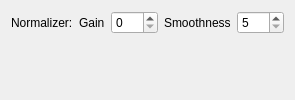
     <widget class="QWidget" name="audio">
      <property name="name" stdset="0">
       <string>Audio</string>
      </property>
      <property name="icon" stdset="0">
       <iconset resource="../rsclist.qrc">
        <normaloff>:/img/speaker-large.png</normaloff>:/img/speaker-large.png</iconset>
      </property>
      <layout class="QHBoxLayout" name="horizontalLayout_19">
       <item>
        <layout class="QFormLayout" name="formLayout_8">
         <item row="0" column="0">
          <widget class="QLabel" name="normalizerLabel">
           <property name="text">
            <string>Normalizer:</string>
           </property>
          </widget>
         </item>
         <item row="0" column="1">
          <layout class="QHBoxLayout" name="horizontalLayout_18">
           <item>
            <widget class="QLabel" name="label_5">
             <property name="text">
              <string>Gain</string>
             </property>
            </widget>
           </item>
           <item>
            <widget class="QSpinBox" name="normalizer_gain">
             <property name="accelerated">
              <bool>true</bool>
             </property>
             <property name="maximum">
              <number>100</number>
             </property>
            </widget>
           </item>
           <item>
            <widget class="QLabel" name="label_22">
             <property name="text">
              <string>Smoothness</string>
             </property>
            </widget>
           </item>
           <item>
            <widget class="QSpinBox" name="normalizer_smoothness">
             <property name="accelerated">
              <bool>true</bool>
             </property>
             <property name="minimum">
              <number>5</number>
             </property>
             <property name="maximum">
              <number>200</number>
             </property>
            </widget>
           </item>
          </layout>
         </item>
        </layout>
       </item>
      </layout>
     </widget>
